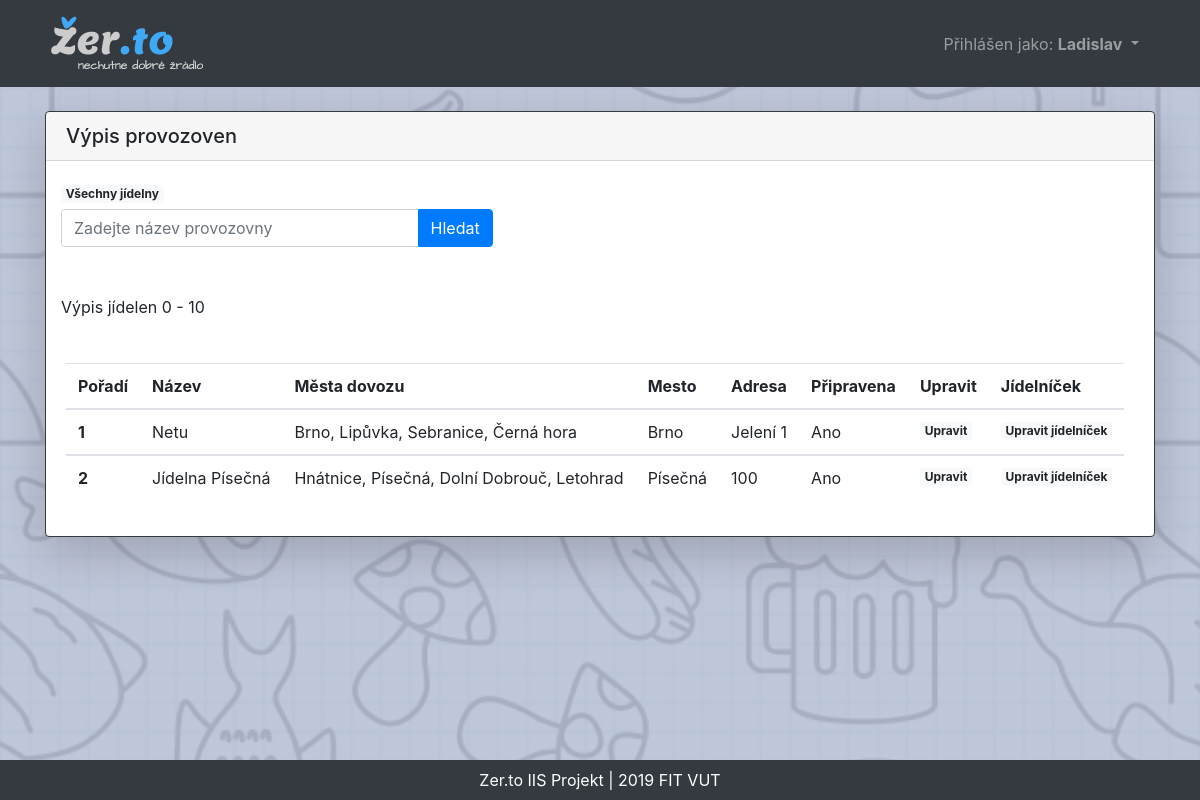
/op/moje_jidelny.php (signed in), run on the app's committed database.
### tables this page shows
CREATE TABLE `jidelna` (
  `id` int(11) NOT NULL,
  `nazev` varchar(200) NOT NULL,
  `mesto` varchar(100) NOT NULL,
  `adresa` varchar(200) NOT NULL,
  `operator` int(11) DEFAULT NULL,
  `stav` bit(1) NOT NULL DEFAULT b'0'
);

### functions.php (called while the page is built, shortened)
<?php
function dbconnect(){
	$db = new mysqli("","","","");
    $db->set_charset("UTF8");
    return $db;
}
function getMestaDovozu($id){
    $sql = "SELECT mesto FROM mesta_dovozu WHERE jidelna = $id";
    $db = dbconnect();
    $mesta_dovozu = "";
    $prvni = true;
    $load_mesta_dovozu = $db->query($sql);
    if($load_mesta_dovozu->num_rows>0){
        while($row = $load_mesta_dovozu->fetch_assoc()){
            if($prvni){
                $mesta_dovozu = $row['mesto'];
                $prvni = false;
            }else{
                $mesta_dovozu = $mesta_dovozu.", ".$row['mesto'];
            }
        }
    }
    return $mesta_dovozu == "" ? "-" : $mesta_dovozu;
}
?>

### op/moje_jidelny.php (the view, shortened to what this page needs)
<?php
include '../functions.php';
        ?><script>
<!DOCTYPE html>
<html>
	<head>
        <link rel="stylesheet" href="https://stackpath.bootstrapcdn.com/bootstrap/4.4.0/css/bootstrap.min.css" />
        <link rel="stylesheet" href="../styles/styles.css" />
	</head>
	<body>
        <nav class='mb-4 navbar navbar-expand-lg navbar-dark bg-dark'>
            <div class='container'>
                <a class='navbar-brand' href='../index.php'><img src='../pic/logo/logo.png' /></a>
                    <div class='collapse navbar-collapse' id='navbarSupportedContent-4'>
                        <ul class='navbar-nav ml-auto'>
                        <?php
                            if(isset($_SESSION['jmeno'])){
                                echo "
                                <li class='nav-link dropdown'>
                                    <span class='nav-link dropdown-toggle' id='navbarDropdownMenuLink-4' data-toggle='dropdown' aria-haspopup='true' aria-expanded='false'>Přihlášen jako:
                                    <b>".$_SESSION['jmeno']."</b>
                                    </span>
                                    <div class='dropdown-menu dropdown-menu-right' aria-labelledby='navbarDropdownMenuLink-4'>
                                    ";
                            echo "</div></nav>";
            }
        ?>
    <main class="container">
        <section class="row justify-content-md-center">
            <div class="col col-md-12">
                <div class="card shadow-lg border-dark">
                    <h5 class="card-header">Výpis provozoven</h5>
                    <div class="col col-md-5 mt-4">
                        <a class="float-left badge badge-light" href="./moje_jidelny.php">Všechny jídelny</a>
                        <br>
                        <form method="get" class="mb-5" action="./moje_jidelny.php" enctype="multipart/form-data">
                            <div class="input-group">
                                <input class="form-control" type="text" name="search" id="srch" placeholder="Zadejte název provozovny" />
                                <div class="input-group-append">
                                    <input type="submit" value="Hledat" class="btn btn-primary float-right" id="srch" />
                                </div>
                            </div>
                        </form>
                        <?php
                            $offset = 0;
                            echo "<span>Výpis jídelen $offset - ".($offset+10) . "</span>";
                        ?>
                </div>
                    <div class="card-body">
        <?php
            $moje_id = $_SESSION['id'];
            if(isset($_GET['search'])){
                $search = filter_input(INPUT_GET, "search", FILTER_SANITIZE_STRING);
                $stranka = "./moje_jidelny.php?search=$search&";
                $sql = "SELECT id, nazev, mesto, adresa, stav FROM jidelna WHERE (nazev LIKE '%$search%' OR adresa LIKE '%$search%') AND operator = $moje_id LIMIT 10 OFFSET $offset";
                $sql2 = "SELECT COUNT(*) FROM jidelna WHERE (nazev LIKE '%$search%' OR adresa LIKE '%$search%') AND operator = $moje_id";
            }else{
                $sql = "SELECT id, nazev, mesto, adresa, stav FROM jidelna WHERE operator = $moje_id LIMIT 10 OFFSET $offset";
            }
            $db = dbconnect();
            $load_my_jidelna = $db->query($sql);
            $porad = $offset+1;
            if($load_my_jidelna->num_rows>0){
                echo "
                    <table class='table table-responsive table-hover mt-4'>";
                    echo "
                        <thead>
                            <tr>
                                <th scope='col'>Pořadí</th>
                                <th scope='col'>Název</th>
                                <th scope='col'>Města dovozu</th>
                                <th scope='col'>Mesto</th>
                                <th scope='col'>Adresa</th>
                                <th scope='col'>Připravena</th>
                                <th scope='col'>Upravit</th>
                                <th scope='col'>Jídelníček</th>
                            </tr>
                        </thead>
                    ";
    			while($row = $load_my_jidelna->fetch_assoc()){
                    echo "<tbody>";
                    echo "<tr>";
                    echo "<th scope='row'>".$porad++."</th>";
                    echo "<td>".$row['nazev']."</td>";
                    echo "<td>".getMestaDovozu($row['id'])."</td>";
                    echo "<td>".$row['mesto']."</td>";
                    echo "<td>".$row['adresa']."</td>";
                    if ($row['stav'] == 0)
                        echo "<td>Ne</td>";
                    else
                        echo "<td>Ano</td>";
                    echo "<td><a class='badge badge-light' href='./jidelna.php?jidelna=".$row['id']."'>Upravit</a></td>";
                    echo "<td><a class='badge badge-light' href='./manage_jidelnicek.php?jidelna=".$row['id']."'>Upravit jídelníček</a></td>";
                    echo "</tr>";
                }
                echo "</tbody></table>";
            }else{
                echo "<p class='alert alert-danger text-center border-danger my-4'>Nepodařilo se načíst žádné jídelny!</p>";
            }
        ?>
                    </div>
                </div>
            </div>
        </section>
    </main>
    <footer class="mt-4">
        <div class="bg-dark p-2 text-center text-white footer">
            Zer.to IIS Projekt | 2019 FIT VUT
        </div>
	</footer>
	</body>
</html>

### styles/styles.css (style rules this page uses)
html { height: 100%; margin: 0; padding: 0; }
body { background: linear-gradient(rgba(185, 193, 214, 0.9), rgba(185, 193, 214, 0.9)), url("../pic/logo/bgd.jpg") #FFF; background-size: cover; min-height: 100%; margin: 0; padding: 0 0 100px 0; position: relative; }
.footer { position: absolute; bottom: 0; width: 100%; }

### data on the page
jidelna: nazev "Netu", id "Brno, Lipůvka, Sebranice, Černá hora", mesto "Brno", adresa "Jelení 1", stav "Ano"
jidelna: nazev "Jídelna Písečná", id "Hnátnice, Písečná, Dolní Dobrouč, Letohrad", mesto "Písečná", adresa "100", stav "Ano"

### other printed values
$_SESSION['jmeno'] "Ladislav"
$offset "0"
$offset+10 "10"
